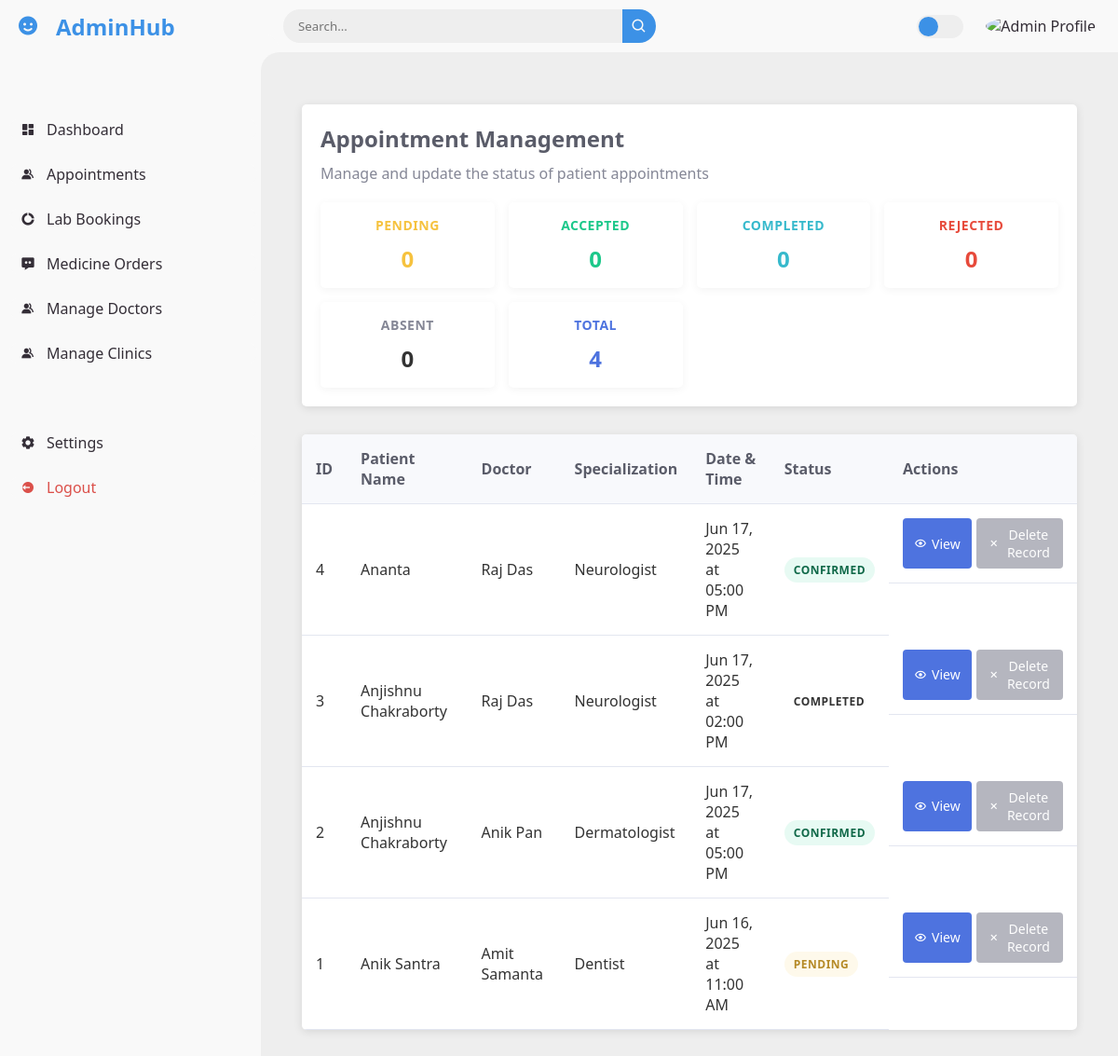
The app's page /adminhub/manage-appointments/view_appointment_old.php (signed in), older data.
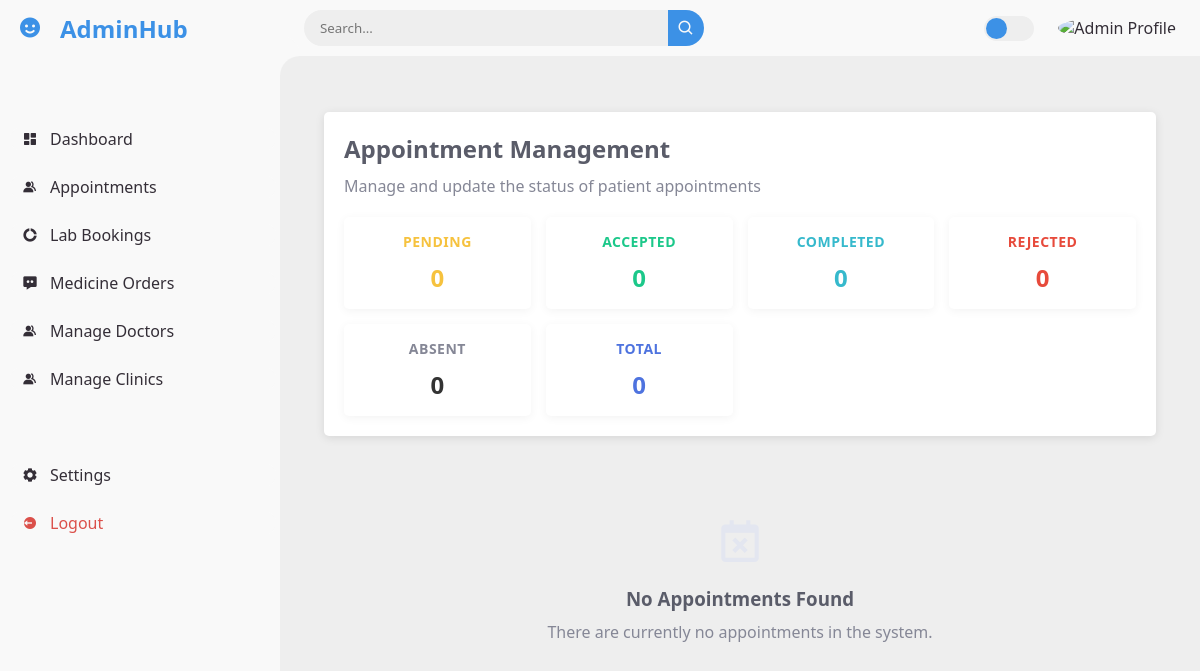
The same page, newer data.
### tables this page shows
CREATE TABLE `appointments` (
  `id` int(11) NOT NULL,
  `doctor_id` int(11) NOT NULL,
  `doctor_name` varchar(255) NOT NULL,
  `doctor_specialization` varchar(255) NOT NULL,
  `clinic_id` int(11) DEFAULT NULL,
  `clinic_name` varchar(255) DEFAULT NULL,
  `patient_name` varchar(255) NOT NULL,
  `patient_phone` varchar(20) NOT NULL,
  `patient_email` varchar(255) NOT NULL,
  `gender` enum('male','female','other') NOT NULL,
  `appointment_date` date NOT NULL,
  `appointment_time` time NOT NULL,
  `booking_date` timestamp NOT NULL DEFAULT current_timestamp(),
  `booked_by_email` varchar(255) NOT NULL,
  `booked_by_name` varchar(255) NOT NULL,
  `status` enum('pending','confirmed','cancelled','completed','no_show') DEFAULT 'pending',
  `created_at` timestamp NOT NULL DEFAULT current_timestamp(),
  `updated_at` timestamp NOT NULL DEFAULT current_timestamp() ON UPDATE current_timestamp()
);

### adminhub/manage-appointments/view_appointment_old.php (the view, shortened to what the changed rows need)
<?php
    require_once '../include/database_connection.php';
    $sql = "SELECT * FROM appointments ORDER BY booking_date DESC";
    $result = $conn->query($sql);
    $countSql = "SELECT
        CASE
            WHEN status IS NULL OR status = '' THEN 'Pending'
            ELSE status
        END as normalized_status,
        COUNT(*) as count
        FROM appointments
        GROUP BY normalized_status";
    $countResult = $conn->query($countSql);
    $statusCounts = [
        'Pending' => 0,
        'Accepted' => 0,
        'Completed' => 0,
        'Rejected' => 0,
        'Absent' => 0,
        'Total' => 0
    ];
    if ($countResult->num_rows > 0) {
        while($row = $countResult->fetch_assoc()) {
            $status = $row['normalized_status'];
            $statusCounts[$status] = $row['count'];
            $statusCounts['Total'] += $row['count'];
        }
    }
?>
<!DOCTYPE html>
<html lang="en">
    <head>
        <link rel="stylesheet" href="styles.css">
        <link href='https://unpkg.com/boxicons@2.0.9/css/boxicons.min.css' rel='stylesheet'>
        <link rel="stylesheet" href="style.css">
    </head>
    <body>
        <section id="content">
            <main>
                <div class="container">
                    <header>
                        <h1>Appointment Management</h1>
                        <div class="status-summary">
                            <div class="status-card total">
                                <h3>Total</h3>
                                <p id="total-count"><?php echo $statusCounts['Total']; ?></p>
                            </div>
                        </div>
                    </header>
                    <div class="appointments-container">
                        <?php if ($result->num_rows > 0): ?>
                            <table class="appointments-table">
                                <thead>
                                    <tr>
                                        <th>ID</th>
                                        <th>Patient Name</th>
                                        <th>Doctor</th>
                                        <th>Specialization</th>
                                        <th>Date & Time</th>
                                        <th>Status</th>
                                        <th>Actions</th>
                                    </tr>
                                </thead>
                                <tbody>
                                    <?php while($row = $result->fetch_assoc()):
                                        $status = !empty($row['status']) ? $row['status'] : 'Pending';
                                    ?>
                                        <tr>
                                            <td><?php echo $row['id']; ?></td>
                                            <td><?php echo htmlspecialchars($row['patient_name']); ?></td>
                                            <td><?php echo htmlspecialchars($row['doctor_name']); ?></td>
                                            <td><?php echo htmlspecialchars($row['doctor_specialization']); ?></td>
                                            <td>
                                                <?php
                                                    echo date('M d, Y', strtotime($row['appointment_date'])) . ' at ' .
                                                        date('h:i A', strtotime($row['appointment_time']));
                                                ?>
                                            </td>
                                            <td>
                                                <span class="status status-<?php echo strtolower($status); ?>">
                                                    <?php echo $status; ?>
                                                </span>
                                            </td>
                                            <td class="actions">
                                                <button class="btn-view" onclick="viewAppointmentDetails(
                                                    '<?php echo $row['id']; ?>',
                                                    '<?php echo htmlspecialchars($row['patient_name'], ENT_QUOTES); ?>',
                                                    '<?php echo htmlspecialchars($row['patient_phone'], ENT_QUOTES); ?>',
                                                    '<?php echo htmlspecialchars($row['patient_email'], ENT_QUOTES); ?>',
                                                    '<?php echo htmlspecialchars($row['doctor_name'], ENT_QUOTES); ?>',
                                                    '<?php echo htmlspecialchars($row['doctor_specialization'], ENT_QUOTES); ?>',
                                                    '<?php echo date('M d, Y', strtotime($row['appointment_date'])); ?>',
                                                    '<?php echo date('h:i A', strtotime($row['appointment_time'])); ?>',
                                                    '<?php echo date('M d, Y', strtotime($row['booking_date'])); ?>',
                                                    '<?php echo $status; ?>')">
                                                    <i class='bx bx-show'></i> View
                                                </button>
                                                <?php if($status == 'Pending'): ?>
                                                    <form action="<?php echo htmlspecialchars($_SERVER["PHP_SELF"]); ?>" method="post" class="status-form">
                                                        <input type="hidden" name="action" value="updateStatus">
                                                        <input type="hidden" name="id" value="<?php echo $row['id']; ?>">
                                                        <input type="hidden" name="new_status" value="Accepted">
                                                        <button type="submit" class="btn-accept"><i class='bx bx-check'></i> Accept</button>
                                                    </form>
                                                    <form action="<?php echo htmlspecialchars($_SERVER["PHP_SELF"]); ?>" method="post" class="status-form">
                                                        <input type="hidden" name="action" value="updateStatus">
                                                        <input type="hidden" name="id" value="<?php echo $row['id']; ?>">
                                                        <input type="hidden" name="new_status" value="Rejected">
                                                        <button type="submit" class="btn-reject"><i class='bx bx-x'></i> Reject</button>
                                                    </form>
                                                <?php else: ?>
                                                    <button class="btn-disabled" disabled><i class='bx bx-x'></i> Delete Record</button>
                                                <?php endif; ?>
                                            </td>
                                        </tr>
                                    <?php endwhile; ?>
                                </tbody>
                            </table>
                        <?php else: ?>
                            <div class="empty-state">
                                <i class='bx bx-calendar-x'></i>
                                <h3>No Appointments Found</h3>
                                <p>There are currently no appointments in the system.</p>
                            </div>
                        <?php endif; ?>
                    </div>
                </div>
            </main>
        </section>
    </body>
</html>

Row changes from the older to the newer data that the page shows:
removed appointments: id "4", patient_name "Ananta", doctor_name "Raj Das", doctor_specialization "Neurologist", appointment_date "Jun 17, 2025", appointment_time "05:00 PM", status "CONFIRMED", shows "Delete Record"
removed appointments: id "3", patient_name "Anjishnu Chakraborty", doctor_name "Raj Das", doctor_specialization "Neurologist", appointment_date "Jun 17, 2025", appointment_time "02:00 PM", status "COMPLETED", shows "Delete Record"
removed appointments: id "2", patient_name "Anjishnu Chakraborty", doctor_name "Anik Pan", doctor_specialization "Dermatologist", appointment_date "Jun 17, 2025", appointment_time "05:00 PM", status "CONFIRMED", shows "Delete Record"
removed appointments: id "1", patient_name "Anik Santra", doctor_name "Amit Samanta", doctor_specialization "Dentist", appointment_date "Jun 16, 2025", appointment_time "11:00 AM", status "PENDING", shows "Delete Record"
Text that changed along with them:
$statusCounts['Total']: "4" → "0"
text no longer shown: "ID Patient Name Doctor Specialization Date & Time Status Actions"
text now shown: "No Appointments Found There are currently no appointments in the system."
